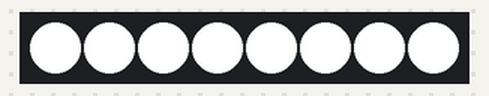
The program below on a simulated Raspberry Pi Pico running MicroPython. Shown: 8 RGB LEDs in strip order, left to right. Dim RGB values are drawn brighter than linear.

Above: at 0.1 s.
At 1.1 s:
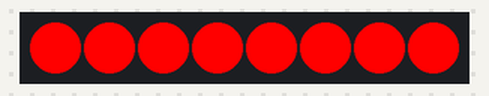
At 2.1 s:
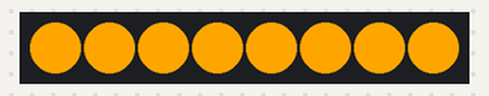
At 4.1 s:
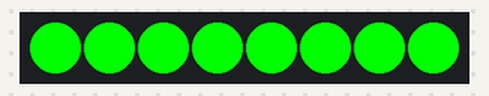
At 6.1 s:
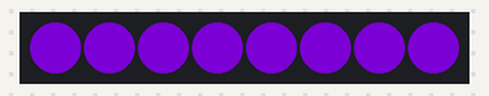
At 8.1 s:
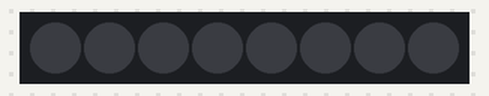
Timing chart, 0 to 40.0 s (numbered marks = the images above):
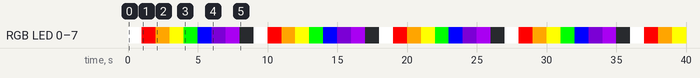

Measured:
- by itself, RGB LED 0–7: repeats every 9.0 s: RGB(255, 0, 0) 1.0 s, RGB(255, 165, 0) 1.0 s, RGB(255, 255, 0) 1.0 s, RGB(0, 255, 0) 1.0 s, RGB(0, 0, 255) 1.0 s, RGB(75, 0, 130) 1.0 s, RGB(148, 0, 211) 1.0 s, off 1.0 s, RGB(255, 255, 255) 1.0 s
- by itself, everything shown: repeats every 9.0 s, in 9 steps
- what the display in image 1 shows lasts 1.0 s, from 1.0 s to 2.0 s

The program:

lab7aInternal.py
```python
# Author: J.E. Tannenbaum
# Initial Release: 03/11/2022
# Playing with a neopixel bar

import time
from neopixel import NeoPixel
from machine import Pin

NUMBER_PIXELS = 8
LED_PIN = 0

#Define the pin as output
pin = Pin(LED_PIN, Pin.OUT)

# Define the NeoPixel Strip
strip = NeoPixel(pin, NUMBER_PIXELS)

delay = 1

# set the colors from https://www.rapidtables.com/web/color/RGB_Color.html
white = (255, 255, 255)
red = (255, 0, 0)
orange = (255, 165, 0)
yellow = (255, 255, 0)
green = (0, 255, 0)
blue = (0, 0, 255)
indigo = (75, 0, 130)
violet = (148, 0,211)
black = (0, 0, 0)
colors = (white, red, orange, yellow, green, blue, indigo, violet, black)

while True:
    for color in colors:
        strip.fill(color)
        strip.write()
        time.sleep(delay)
        
```
